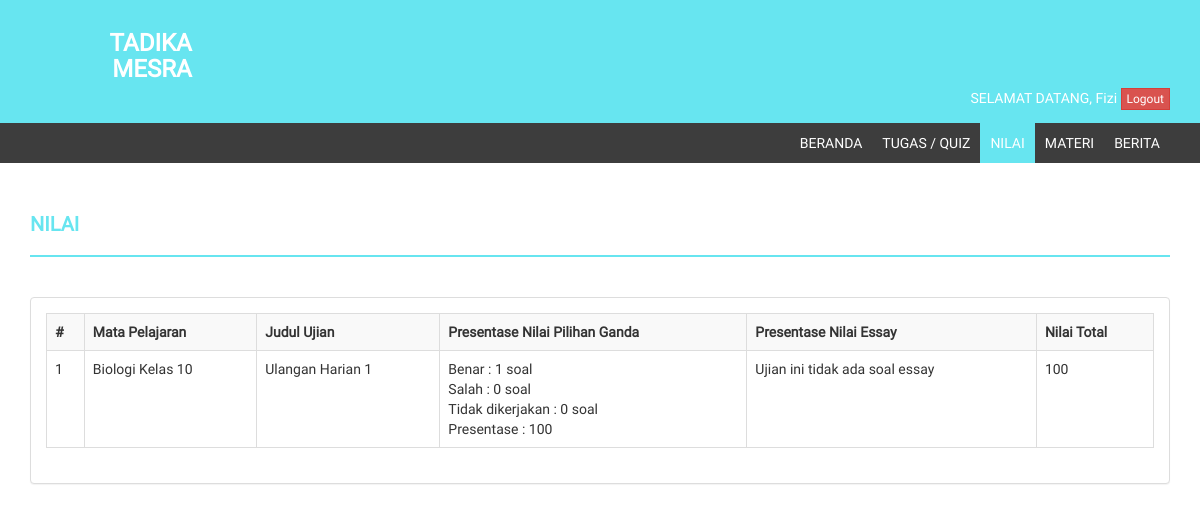
Screenshot of /?page=nilai (signed in) with the database file from the repository.
### tables this page shows
CREATE TABLE `tb_siswa` (
  `id_siswa` int(11) NOT NULL,
  `nis` varchar(20) NOT NULL,
  `nama_lengkap` varchar(50) NOT NULL,
  `tempat_lahir` varchar(20) NOT NULL,
  `tgl_lahir` date NOT NULL,
  `jenis_kelamin` enum('L','P') NOT NULL,
  `agama` varchar(20) NOT NULL,
  `nama_ayah` varchar(50) NOT NULL,
  `nama_ibu` varchar(50) NOT NULL,
  `no_telp` varchar(15) NOT NULL,
  `email` varchar(100) NOT NULL,
  `alamat` text NOT NULL,
  `id_kelas` int(11) NOT NULL,
  `thn_masuk` int(5) NOT NULL,
  `foto` varchar(100) NOT NULL,
  `username` varchar(40) NOT NULL,
  `password` varchar(40) NOT NULL,
  `pass` varchar(40) NOT NULL,
  `status` enum('aktif','tidak aktif') NOT NULL
);

CREATE TABLE `tb_nilai_pilgan` (
  `id` int(11) NOT NULL,
  `id_tq` int(11) NOT NULL,
  `id_siswa` int(11) NOT NULL,
  `benar` int(4) NOT NULL,
  `salah` int(4) NOT NULL,
  `tidak_dikerjakan` int(4) NOT NULL,
  `presentase` int(6) NOT NULL
);

CREATE TABLE `tb_mapel` (
  `id` int(11) NOT NULL,
  `kode_mapel` varchar(10) NOT NULL,
  `mapel` varchar(100) NOT NULL
);

CREATE TABLE `tb_topik_quiz` (
  `id_tq` int(11) NOT NULL,
  `judul` varchar(100) NOT NULL,
  `id_kelas` int(11) NOT NULL,
  `id_mapel` int(11) NOT NULL,
  `tgl_buat` date NOT NULL,
  `pembuat` varchar(10) NOT NULL,
  `waktu_soal` int(8) NOT NULL,
  `info` varchar(250) NOT NULL,
  `status` enum('aktif','tidak aktif') NOT NULL
);

### inc/nilai.php (the view, shortened to what this page needs)
<div class="row">
    <div class="col-md-12">
        <h4 class="page-head-line">Nilai</h4>
    </div>
</div>
<div class="row">
    <div class="col-md-12">
        <div class="panel panel-default">
            <?php
            $no = 1;
            $sql_cek_nilai_pilgan = mysqli_query($db, "SELECT * FROM tb_nilai_pilgan JOIN tb_topik_quiz ON tb_nilai_pilgan.id_tq = tb_topik_quiz.id_tq JOIN tb_mapel ON tb_topik_quiz.id_mapel = tb_mapel.id WHERE id_siswa = '$_SESSION[siswa]'") or die ($db->error);
            ?>
            <div class="panel-body">
                <div class="table-responsive">
                	<table class="table table-striped table-bordered table-hover">
                		<tr>
                			<th>#</th>
                			<th>Mata Pelajaran</th>
                			<th>Judul Ujian</th>
                			<th>Presentase Nilai Pilihan Ganda</th>
                			<th>Presentase Nilai Essay</th>
                			<th>Nilai Total</th>
                		</tr>
                		<?php
                		if(mysqli_num_rows($sql_cek_nilai_pilgan) > 0) {
                			while($data_nilai_pilgan = mysqli_fetch_array($sql_cek_nilai_pilgan)) { ?>
                				<tr>
	                				<td><?php echo $no++; ?></td>
                					<td><?php echo $data_nilai_pilgan['mapel']; ?></td>
                					<td><?php echo $data_nilai_pilgan['judul']; ?></td>
                					<td>
                                        Benar : <?php echo $data_nilai_pilgan['benar']; ?> soal<br />
                                        Salah : <?php echo $data_nilai_pilgan['salah']; ?> soal<br />
                                        Tidak dikerjakan : <?php echo $data_nilai_pilgan['tidak_dikerjakan']; ?> soal<br />
                                        Presentase : <?php echo $data_nilai_pilgan['presentase']; ?>
                                    </td>
                					<?php
                					$sql_cek_jawaban = mysqli_query($db, "SELECT * FROM tb_jawaban WHERE id_tq = '$data_nilai_pilgan[id_tq]' AND id_siswa = '$_SESSION[siswa]'") or die ($db->error);
                					if(mysqli_num_rows($sql_cek_jawaban) > 0) {
                						$sql_cek_nilai_essay = mysqli_query($db, "SELECT * FROM tb_nilai_essay WHERE id_tq = '$data_nilai_pilgan[id_tq]' AND id_siswa = '$_SESSION[siswa]'") or die ($db->error);
                						$data_nilai_essay = mysqli_fetch_array($sql_cek_nilai_essay);
                						if(mysqli_num_rows($sql_cek_nilai_essay) > 0) { ?>
                							<td><?php  echo $data_nilai_essay['nilai']; ?></td>
                							<td><?php echo ($data_nilai_pilgan['presentase']+$data_nilai_essay['nilai'])/2; ?></td>
                							<?php
                						} else {
                							echo "<td>Soal essay belum dikoreksi</td>";
                							echo "<td>Menunggu soal essay dikoreksi</td>";
                						}
                					} else { ?>
										<td>Ujian ini tidak ada soal essay</td>
										<td><?php echo $data_nilai_pilgan['presentase']; ?></td>
                					<?php
                					} ?>
                				</tr>
                			<?php
	                		}
                		} else {
                            echo '<tr><td colspan="6" align="center">Tidak ada data nilai, mungkin Anda belum mengikuti ujian</td></tr>';
                        } ?>
                	</table>
               	</div>
            </div>
        </div>
    </div>
</div>

### index.php (shortened to what this page needs)
<?php
include "koneksi.php";
if(!@$_SESSION['siswa']) {
    if(@$_GET['hal'] == 'daftar') {
        include "register.php";
    } else {
        include "login.php";
    }
} else { ?>
<!DOCTYPE html>
<html>
<head>
    <link href="style/assets/css/bootstrap.css" rel="stylesheet" />
    <link href="style/assets/css/font-awesome.css" rel="stylesheet" />
    <link href="style/assets/css/style.css" rel="stylesheet" />
</head>
<body>
<?php
$sql_terlogin = mysqli_query($db, "SELECT * FROM tb_siswa JOIN tb_kelas ON tb_siswa.id_siswa = '$_SESSION[siswa]' AND tb_kelas.id_kelas = tb_siswa.id_kelas") or die ($db->error);
$data_terlogin = mysqli_fetch_array($sql_terlogin);
?>
    <header>
        <h3><b class="col-md-2">TADIKA MESRA</b></h3>
        <div class="container">
            <div class="row">
                <div class="col-md-12">
                    SELAMAT DATANG, <?php echo ucfirst($data_terlogin['username']); ?> <a href="inc/logout.php?sesi=siswa" class="btn btn-xs btn-danger">Logout</a>
                </div>
            </div>
        </div>
    </header>
    <section class="menu-section">
        <div class="container">
            <div class="row">
                <div class="col-md-12">
                    <div class="navbar-collapse collapse ">
                        <ul id="menu-top" class="nav navbar-nav navbar-right">
                            <li><a <?php if(@$_GET['page'] == '') { echo 'class="menu-top-active"'; } ?> href="./">Beranda</a></li>
                            <li><a <?php if(@$_GET['page'] == 'quiz') { echo 'class="menu-top-active"'; } ?> href="?page=quiz">Tugas / Quiz</a></li>
                            <li><a <?php if(@$_GET['page'] == 'nilai') { echo 'class="menu-top-active"'; } ?> href="?page=nilai">Nilai</a></li>
                            <li><a <?php if(@$_GET['page'] == 'materi') { echo 'class="menu-top-active"'; } ?> href="?page=materi">Materi</a></li>
                            <li><a <?php if(@$_GET['page'] == 'berita') { echo 'class="menu-top-active"'; } ?> href="?page=berita">Berita</a></li>
                        </ul>
                    </div>
                </div>
            </div>
        </div>
    </section>
    <div class="content-wrapper">
        <div class="container" id="wadah">
        <?php
        if(@$_GET['page'] == '') {
            include "inc/beranda.php";
        } else if(@$_GET['page'] == 'quiz') {
            include "inc/quiz.php";
        } else if(@$_GET['page'] == 'nilai') {
            include "inc/nilai.php";
        } else if(@$_GET['page'] == 'materi') {
            include "inc/materi.php";
        } else if(@$_GET['page'] == 'berita') {
            include "inc/berita.php";
        } ?>
        </div>
    </div>
</body>
</html>
<?php
}
?>

### style/assets/css/style.css (style rules this page uses)
body { font-family: 'Roboto', sans-serif; line-height: 30px; }
.content-wrapper { margin-top: 40px; min-height: 600px; padding-bottom: 60px; }
.page-head-line { font-weight: 900; padding-bottom: 20px; border-bottom: 2px solid #67e5f0; text-transform: uppercase; color: #67e5f0; font-size: 20px; margin-bottom: 40px; }
.btn { border-radius: 0px; -webkit-border-radius: 0px; -moz-border-radius: 0px; }
header { background-color: #67e5f0; color: #fff; padding: 10px; text-align: right; }
.menu-section { background-color: #3D3D3D; }
#menu-top a { color: #FFF; text-decoration: none; font-weight: 500; padding: 10px 10px 10px 10px; text-transform: uppercase; }
.menu-top-active { background-color: #67e5f0; }

### rows the page displays
tb_siswa: username "Fizi"
tb_nilai_pilgan: tb_mapel.mapel "Biologi Kelas 10", id_tq.judul "Ulangan Harian 1", benar "1", salah "0", tidak_dikerjakan "0", presentase "100"
